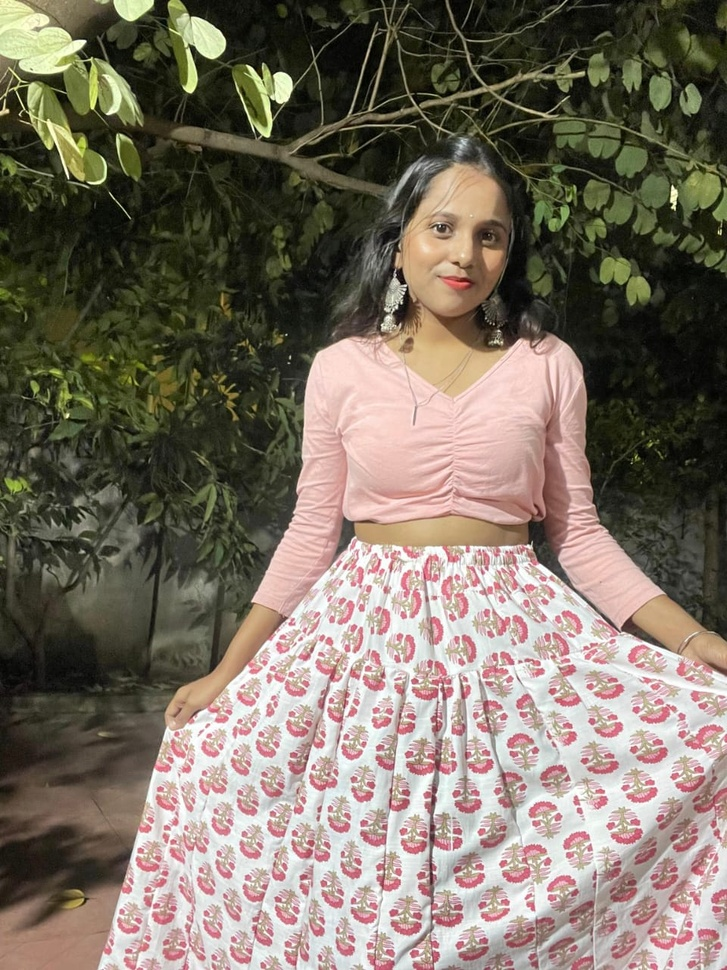
#> input picture Opencv/Image.jpeg, 727 x 970 px, shrunk from 960 x 1280 before the run
$ python edge.py
#> lines starting #> are read from the running program, lines starting #| are printed output that depends on the picture
#import the dependencies
import cv2
import numpy as np


image = cv2.imread('Image.jpeg')
#> image is the input picture: shape (970, 727, 3); mean B, G, R 99.3, 112.5, 123.4
image= cv2.cvtColor(image, cv2.COLOR_BGR2GRAY)
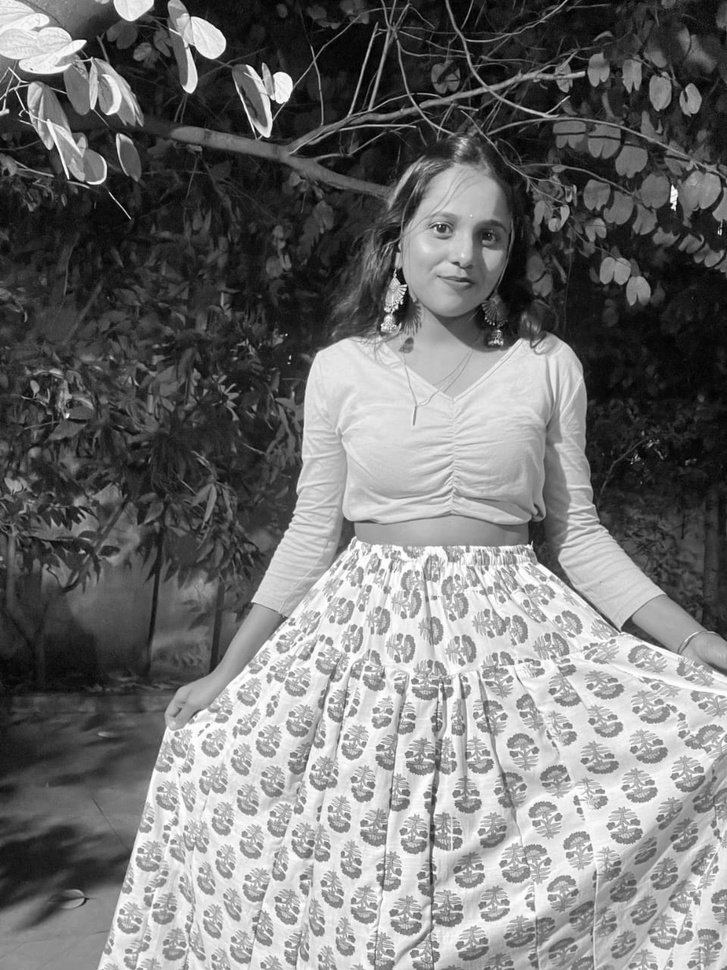
#> image: shape (970, 727); min 0, max 255, mean 114.2

# performing the edge detetcion
gradients_sobelx = cv2.Sobel(image, -1, 1, 0)
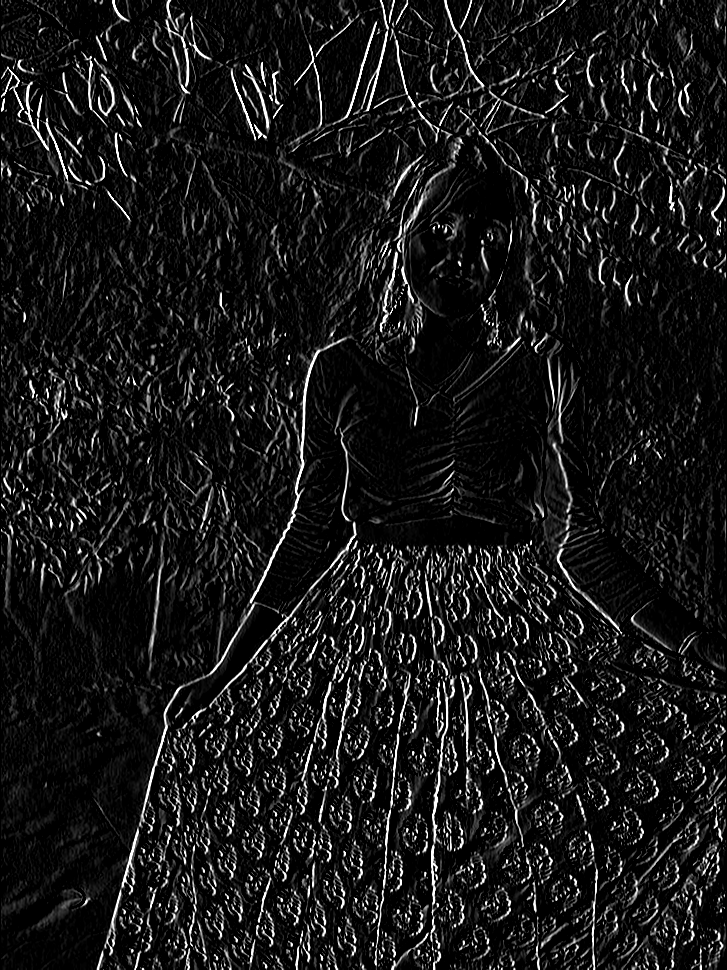
#> gradients_sobelx: shape (970, 727); min 0, max 255, mean 24.2
gradients_sobely = cv2.Sobel(image, -1, 0, 1)
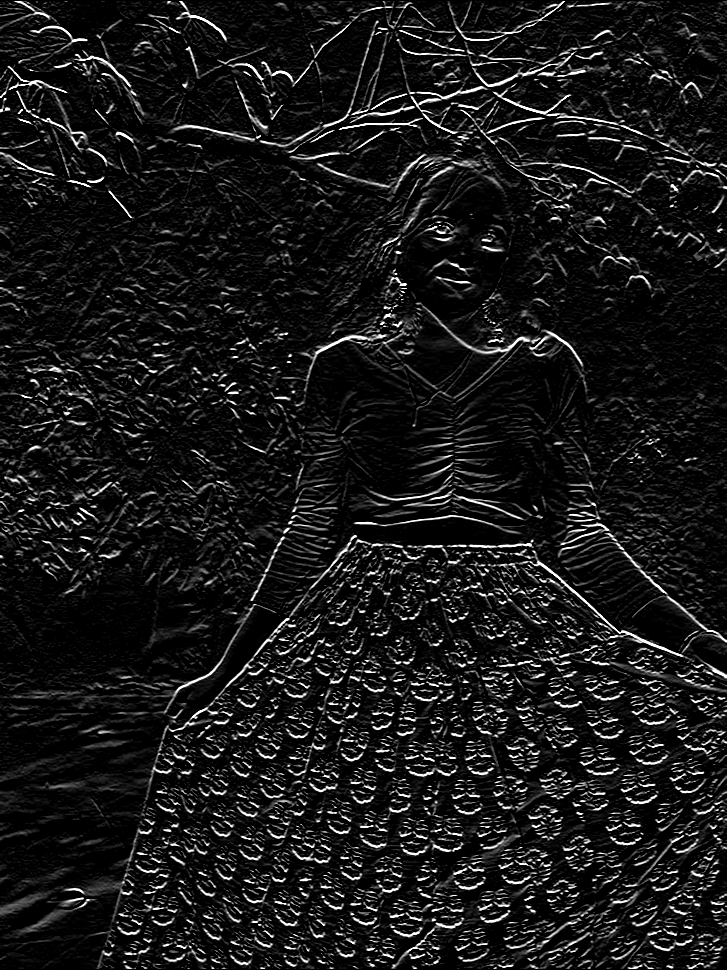
#> gradients_sobely: shape (970, 727); min 0, max 255, mean 24.4
gradients_sobelxy = cv2.addWeighted(gradients_sobelx, 0.5, gradients_sobely, 0.5, 0)
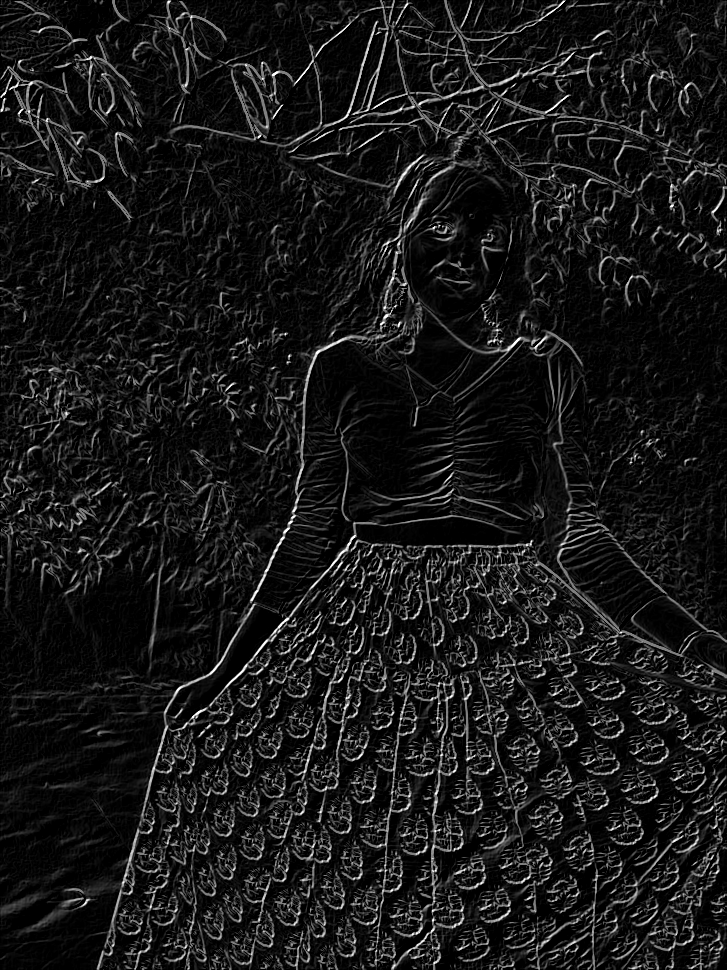
#> gradients_sobelxy: shape (970, 727); min 0, max 255, mean 24.3

gradients_laplacian = cv2.Laplacian(image, -1)
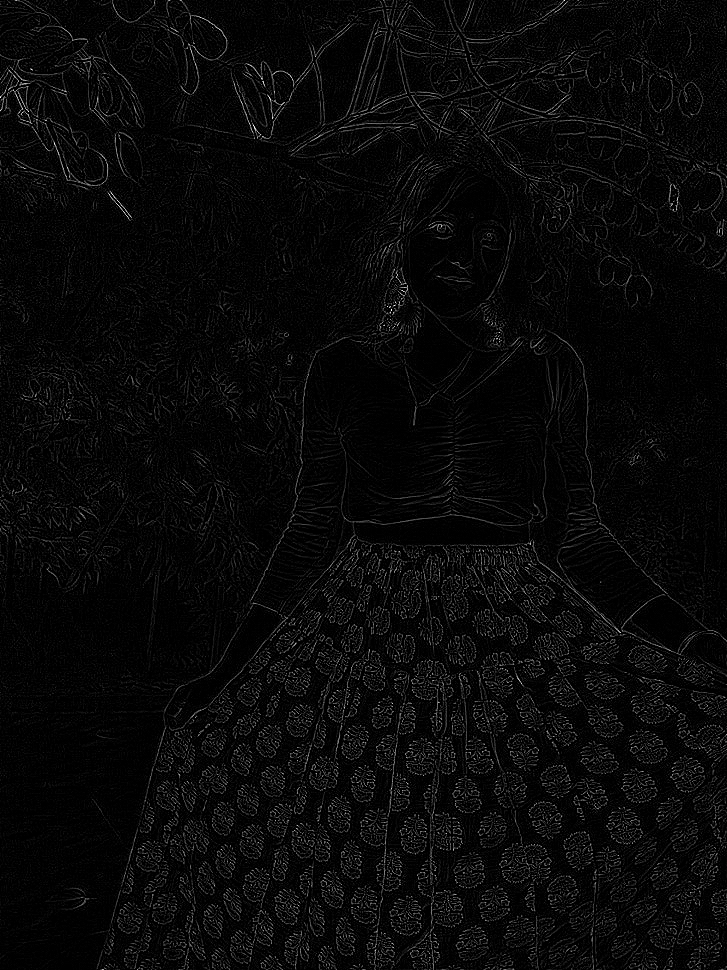
#> gradients_laplacian: shape (970, 727); min 0, max 255, mean 9.1

canny_output = cv2.Canny(image, 80, 150)
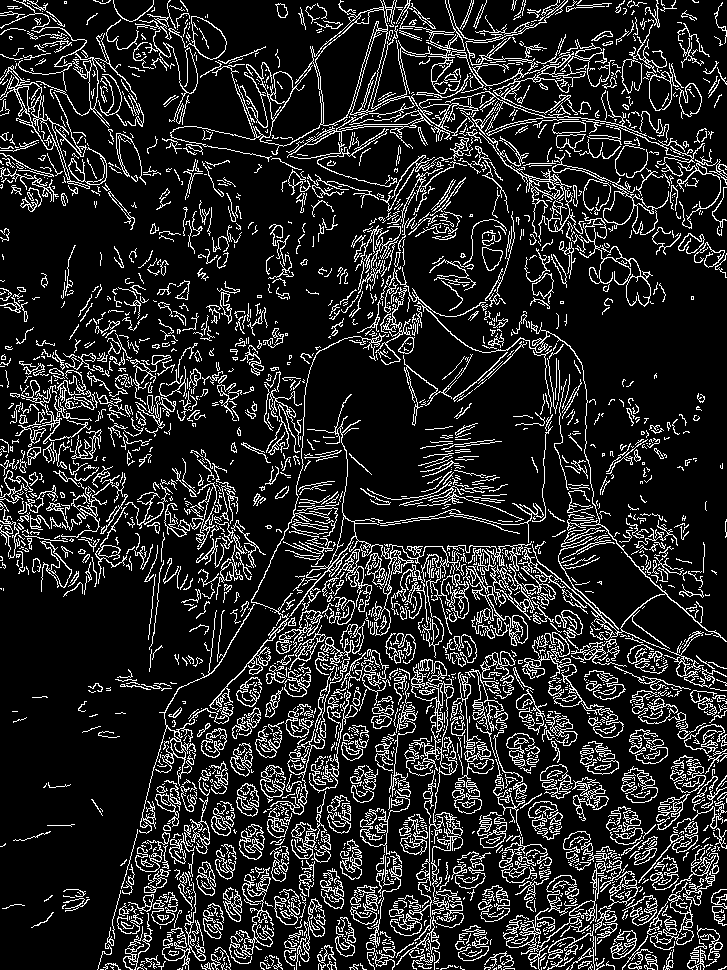
#> canny_output: shape (970, 727); 15.2% white in thin lines or dots

cv2.imshow('Sobel x', gradients_sobelx)
cv2.imshow('Sobel y', gradients_sobely)
cv2.imshow('Sobel X+y', gradients_sobelxy)
cv2.imshow('laplacian', gradients_laplacian)
cv2.imshow('Canny', canny_output)
cv2.waitKey()

$ run again, with Opencv/Object.png saved as Opencv/Image.jpeg
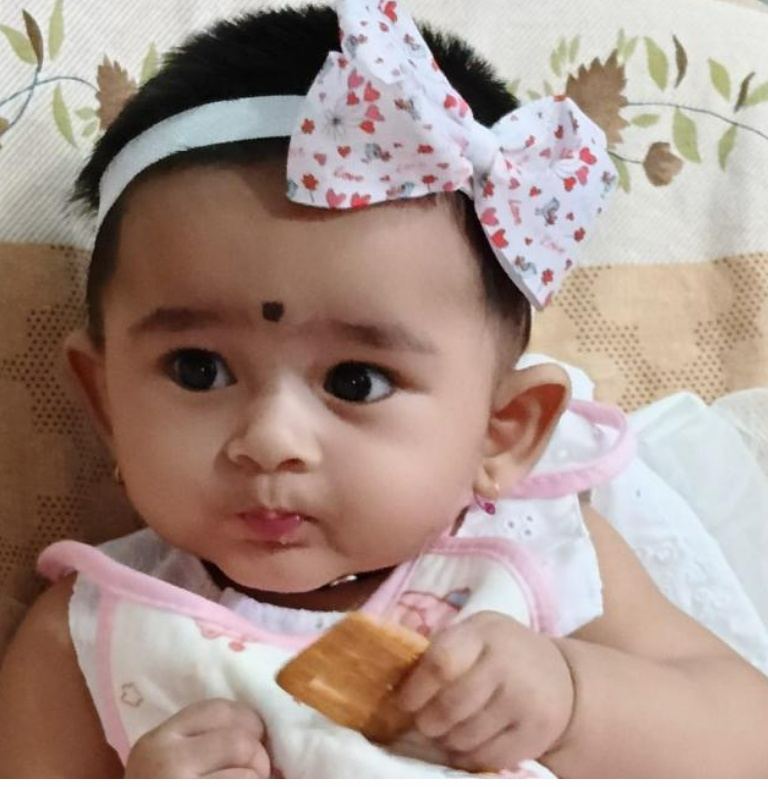
#> input picture Opencv/Object.png, 768 x 787 px
#> image is the input picture: shape (787, 768, 3); mean B, G, R 138.1, 147.3, 168.7
#> `image= cv2.cvtColor(image, cv2.COLOR_BGR2GRAY)`:
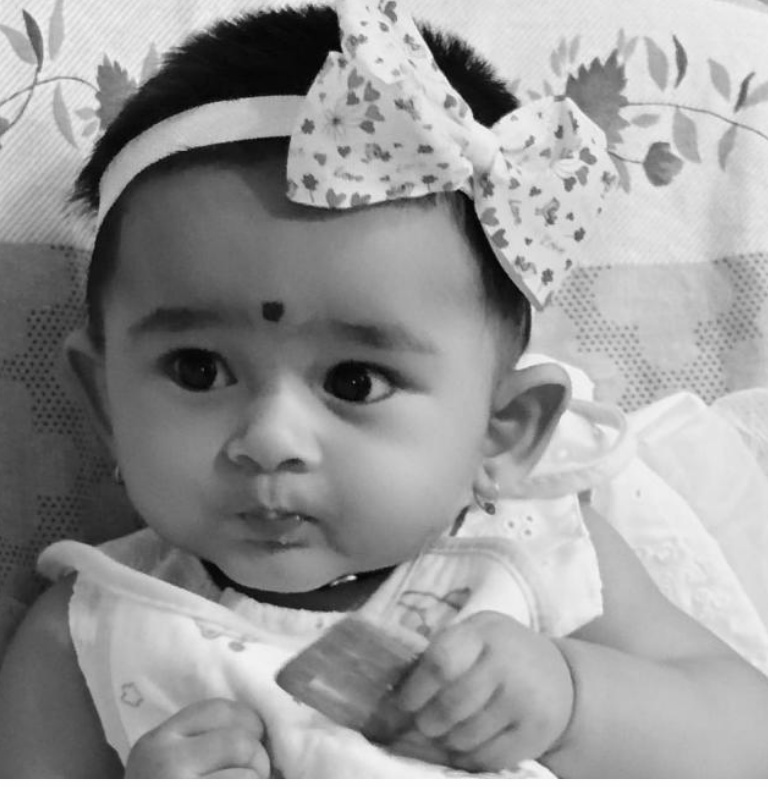
#> image: shape (787, 768); min 0, max 255, mean 152.7
#> `canny_output = cv2.Canny(image, 80, 150)`:
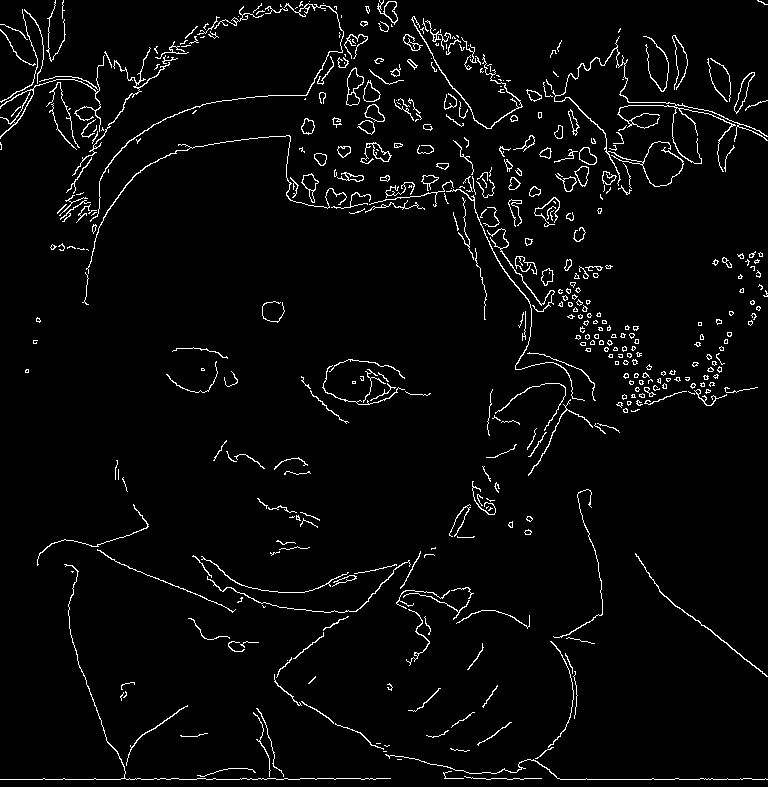
#> canny_output: shape (787, 768); 3.4% white in thin lines or dots
